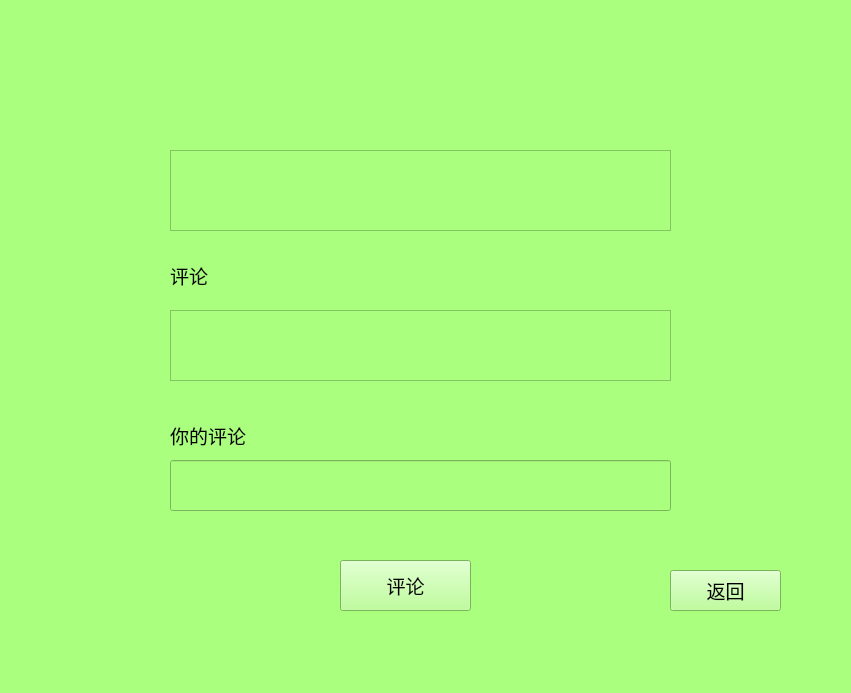
<?xml version="1.0" encoding="UTF-8"?>
<ui version="4.0">
 <class>Form</class>
 <widget class="QWidget" name="Form">
  <property name="geometry">
   <rect>
    <x>0</x>
    <y>0</y>
    <width>851</width>
    <height>693</height>
   </rect>
  </property>
  <property name="windowTitle">
   <string>Form</string>
  </property>
  <property name="styleSheet">
   <string notr="true">background-color: rgb(170, 255, 127);</string>
  </property>
  <widget class="QPushButton" name="back">
   <property name="geometry">
    <rect>
     <x>670</x>
     <y>570</y>
     <width>111</width>
     <height>41</height>
    </rect>
   </property>
   <property name="font">
    <font>
     <family>Adobe Arabic</family>
     <pointsize>14</pointsize>
    </font>
   </property>
   <property name="text">
    <string>返回</string>
   </property>
  </widget>
  <widget class="QTextBrowser" name="tiezi">
   <property name="geometry">
    <rect>
     <x>170</x>
     <y>150</y>
     <width>501</width>
     <height>81</height>
    </rect>
   </property>
   <property name="font">
    <font>
     <family>Adobe Arabic</family>
     <pointsize>14</pointsize>
    </font>
   </property>
  </widget>
  <widget class="QTextBrowser" name="huifu">
   <property name="geometry">
    <rect>
     <x>170</x>
     <y>310</y>
     <width>501</width>
     <height>71</height>
    </rect>
   </property>
   <property name="font">
    <font>
     <family>Adobe Arabic</family>
     <pointsize>14</pointsize>
    </font>
   </property>
  </widget>
  <widget class="QPushButton" name="content">
   <property name="geometry">
    <rect>
     <x>340</x>
     <y>560</y>
     <width>131</width>
     <height>51</height>
    </rect>
   </property>
   <property name="font">
    <font>
     <family>Adobe Arabic</family>
     <pointsize>14</pointsize>
    </font>
   </property>
   <property name="text">
    <string>评论</string>
   </property>
  </widget>
  <widget class="QLabel" name="title">
   <property name="geometry">
    <rect>
     <x>170</x>
     <y>80</y>
     <width>321</width>
     <height>51</height>
    </rect>
   </property>
   <property name="font">
    <font>
     <family>Adobe Arabic</family>
     <pointsize>14</pointsize>
    </font>
   </property>
   <property name="text">
    <string/>
   </property>
  </widget>
  <widget class="QLabel" name="pinglun">
   <property name="geometry">
    <rect>
     <x>170</x>
     <y>250</y>
     <width>321</width>
     <height>51</height>
    </rect>
   </property>
   <property name="font">
    <font>
     <family>Adobe Arabic</family>
     <pointsize>14</pointsize>
    </font>
   </property>
   <property name="text">
    <string>评论</string>
   </property>
  </widget>
  <widget class="QLabel" name="pinglun1">
   <property name="geometry">
    <rect>
     <x>170</x>
     <y>410</y>
     <width>321</width>
     <height>51</height>
    </rect>
   </property>
   <property name="font">
    <font>
     <family>Adobe Arabic</family>
     <pointsize>14</pointsize>
    </font>
   </property>
   <property name="text">
    <string>你的评论</string>
   </property>
  </widget>
  <widget class="QLineEdit" name="words">
   <property name="geometry">
    <rect>
     <x>170</x>
     <y>460</y>
     <width>501</width>
     <height>51</height>
    </rect>
   </property>
   <property name="font">
    <font>
     <family>Adobe Arabic</family>
     <pointsize>16</pointsize>
    </font>
   </property>
  </widget>
 </widget>
 <resources/>
 <connections/>
</ui>
